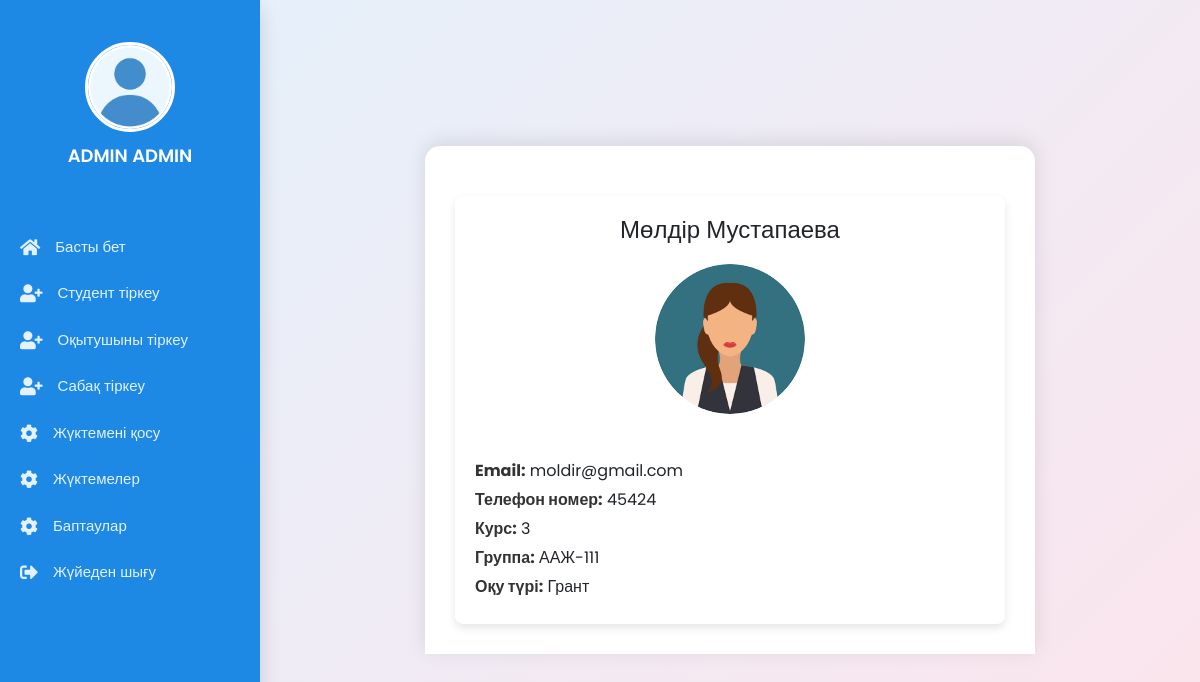
Before: /user/5/ (signed in) with the older database file.
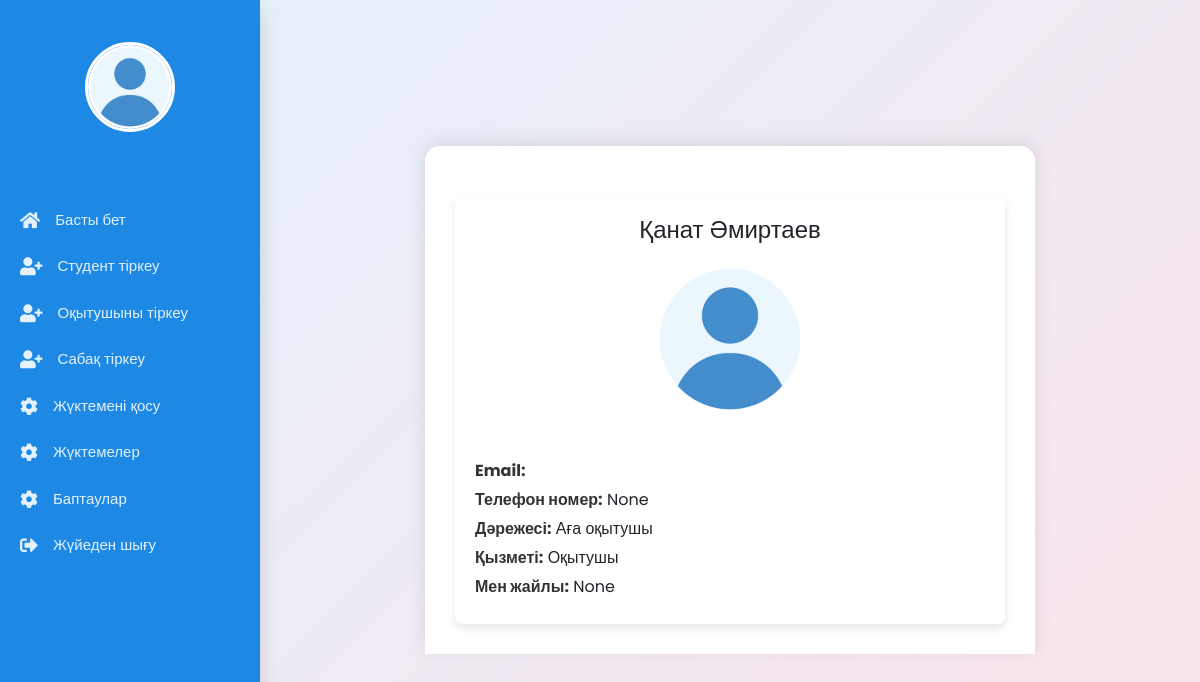
After: the same page with the newer database file.
### main/models.py (models this page shows, shortened)
class CustomUser(AbstractUser):
    is_student = models.BooleanField(default=False)
    is_teacher = models.BooleanField(default=False)
    rate = models.DecimalField(
        max_digits=3,
        decimal_places=2,
        choices=[
            (1.00, 'Толық'),
            (0.50, '0.5'),
            (0.25, '0.25')
        ],
        default=1.00,
        blank=True,
        null=True,
        verbose_name='Ставка'
    )
    img = models.ImageField('foto', upload_to="profile/", blank=True, null=True)
    data = models.DateField('tygan kyn', blank=True, null=True)
    about_me  = models.TextField('ozim jaily', blank=True, null=True)
    email = models.EmailField('email', blank=True, null=True, )
    telefon = models.CharField('telefon', blank=True, null=True, max_length=20)
    addres1 = models.CharField('meken-jai-1', blank=True, null=True, max_length=100)
    addres2 = models.CharField('meken-jai-2', blank=True, null=True, max_length=100)
    ana = models.CharField('anasy aty', blank=True, null=True, max_length=100)
    ana_nomer = models.CharField('ana_telefon', blank=True, null=True, max_length=20)
    ake = models.CharField('akesy aty', blank=True, null=True, max_length=100)
    ake_nomer = models.CharField('ake_telefon', blank=True, null=True, max_length=20)
    kyrs = models.ForeignKey(Kyrs, on_delete=models.CASCADE, verbose_name='kyrs', blank=True, null=True )
    toby = models.ForeignKey(Toby, on_delete=models.CASCADE, verbose_name='toby', blank=True, null=True)
    oku_tury = models.ForeignKey(Oky_tury, on_delete=models.CASCADE, verbose_name='oky_tury', blank=True, null=True)
    dareje = models.ForeignKey(Dareje, on_delete=models.CASCADE, verbose_name='dareje', blank=True, null=True)
    kyzmet = models.ForeignKey(Kyzmet, on_delete=models.CASCADE, verbose_name='kyzmet', blank=True, null=True)
    sabak = models.ManyToManyField(Kyrs, verbose_name='sabak', related_name='custom_user_sabaks')
    user_permissions = models.ManyToManyField(
        Permission,
        verbose_name=_('user permissions'),
        blank=True,
        related_name='customuser_permissions',
        related_query_name='customuser_permission',
    )
    groups = models.ManyToManyField(
        Group,
        verbose_name=_('groups'),
        blank=True,
        related_name='customuser_groups',
        related_query_name='customuser_group',
    )

class Kyrs(models.Model):
    name = models.CharField(verbose_name='name', max_length=100)
    def __str__(self):
        return self.name

class Toby(models.Model):
    name = models.CharField(verbose_name='name', max_length=100)
    def __str__(self):
        return self.name

class Oky_tury(models.Model):
    name = models.CharField(verbose_name='name', max_length=100)
    def __str__(self):
        return self.name

class Dareje(models.Model):
    name = models.CharField(verbose_name='name', max_length=100)
    def __str__(self):
        return self.name

class Kyzmet(models.Model):
    name = models.CharField(verbose_name='name', max_length=100)
    def __str__(self):
        return self.name

### main/views.py (the view)
# urls.py: path('user/<int:user_id>/', views.user, name='user'),
def user(request, user_id):
    user = get_object_or_404(CustomUser, id=user_id)
    kurator = Toby_kurator.objects.filter(kurator=request.user, group = user.toby)
    return render(request, 'main/user.html', {'users': user,'kurator' : kurator})

### main/templates/main/user.html (shortened to what this page needs)
{% extends 'main/profile.html' %}
{% load static %}
{% block link %}<link rel="stylesheet" href="https://stackpath.bootstrapcdn.com/bootstrap/4.5.2/css/bootstrap.min.css">
{% endblock link %}
{% block main %}
     <section class="main-course1">
             <div class="profile-container">
        <h1>{{ users.first_name }} {{ users.last_name }}</h1>
        {% if users.img %}
        <img src="{{ users.img.url }}" alt="{{ users.first_name }} {{ users.last_name }}">
        {% else %}
        <img src="{% static 'img/images.png' %}" alt="Default Image">
        {% endif %}
        <p><strong>Email:</strong> {{ users.email }}</p>
        <p><strong>Телефон номер:</strong> {{ users.telefon }}</p>
        {% if users.is_student == True %}
            <p><strong>Курс:</strong> {{ users.kyrs }}</p>
            <p><strong>Группа:</strong> {{ users.toby }}</p>
            <p><strong>Оқу түрі:</strong> {{ users.oku_tury }}</p>
        {% elif users.is_teacher == True %}
            <p><strong>Дәрежесі:</strong> {{ users.dareje }}</p>
            <p><strong>Қызметі:</strong> {{ users.kyzmet }}</p>
            <p><strong>Мен жайлы:</strong> {{ users.about_me }}</p>
        {% endif %}
    </div>
          </section>
{% endblock main %}

### main/templates/main/profile.html (shortened to what this page needs)
<span style="font-family: verdana, geneva, sans-serif;"><!DOCTYPE html>
{% load static %}
    <html lang="en">
    <head>
      <link rel="stylesheet" href="{% static 'css/style-index1.css' %}">
      {% block link %}{% endblock link %}
      <link rel="stylesheet" href="https://cdnjs.cloudflare.com/ajax/libs/font-awesome/5.15.4/css/all.min.css"/>
    </head>
    <body>
      <div class="container1">
        <nav class="nav1">
          <ul>
            <li>
                <a href="{% url 'user'  user.id %}" class="logo">
                    {% if user.img %}
                        <img src="{{ user.img.url }}" alt="{{ user.first_name }} {{ user.last_name }}">
                    {% else %}
                        <img src="{% static 'img/images.png' %}" alt="Default Image">
                    {% endif %}
                    <span class="nav-item">{{ user.first_name }} {{ user.last_name }}</span>
                    <br>
                </a>
            </li>
            <li><a href="{% url 'profile' %}" class="{% if request.path == '/profile/' %}active1{% endif %}" >
              <i class="fas fa-home"></i>
              <span class="nav-item1 ">Басты бет</span>
            </a></li>
              {% if user.is_teacher == True %}
            <li><a href="{% url 'lek_pr' %}" class="{% if request.path == '/lek_pr/' %}active1{% endif %}">
              <i class="fas fa-tasks"></i>
              <span class="nav-item1">Пәндер тізімі</span>
            </a></li>
              {% elif user.is_student == True  %}
            <li><a href="{% url 'student_sabak' %}" class="{% if request.path == '/student_sabak/' %}active1{% endif %}">
              <i class="fas fa-tasks"></i>
              <span class="nav-item1">Пәндер тізімі</span>
            </a></li>
              {% else %}
              <li><a href="{% url 'register_student' %}" class="{% if request.path == '/register_student/' %}active1{% endif %}">
              <i class="fas fa fa-user-plus"></i>
              <span class="nav-item1 ">Студент тіркеу</span>
            </a></li>
            <li><a href="{% url 'register_teacher' %}" class="{% if request.path == '/register_teacher/' %}active1{% endif %}">
              <i class="fas fa fa-user-plus"></i>
              <span class="nav-item1">Оқытушыны тіркеу</span>
            </a></li>
            <li><a href="{% url 'sabak_top' %}" class="{% if request.path == '/sabak_top/' %}active1{% endif %}">
              <i class="fas fa fa-user-plus"></i>
              <span class="nav-item1 ">Сабақ тіркеу</span>
            </a></li>
                                        <li><a href="{% url 'zhukteme_create' %}"
                             class="{% if request.path == '/zhukteme_create/' %}active1{% endif %}">
              <i class="fas fa-cog"></i>
              <span class="nav-item1">Жүктемені қосу</span>
            </a></li>
                                <li><a href="{% url 'zhukteme_list' %}"
                             class="{% if request.path == '/zhukteme_list/' %}active1{% endif %}">
              <i class="fas fa-cog"></i>
              <span class="nav-item1">Жүктемелер</span>
            </a></li>
              {% endif %}
            <li><a href="{% url 'profile_update' %}" class="{% if request.path == '/profile_update/' %}active1{% endif %}">
              <i class="fas fa-cog"></i>
              <span class="nav-item1">Баптаулар</span>
            </a></li>
            <li><a href="{% url 'logout' %}" class=""  class="logout">
              <i class="fas fa-sign-out-alt"></i>
              <span class="nav-item1">Жүйеден шығу</span>
            </a></li>
          </ul>
        </nav>
        <section class="main1">
    {% block main %}{% endblock main %}
</section>
      </div>
    </body>
    </html></span>

Changed rows visible on the page:
no longer on this page (row edited): CustomUser: first_name "ADMIN", last_name "ADMIN"
changed CustomUser: first_name "Мөлдір" → "Қанат"; last_name "Мустапаева" → "Әмиртаев"; telefon "45424" → "None"; is_student True → False (drawn); dareje (not shown) → "Аға оқытушы"; kyzmet (not shown) → "Оқытушы"; about_me (not shown) → "None"; img: picture removed; email "moldir@gmail.com" → (not shown); kyrs "3" → (not shown); toby "ААЖ-111" → (not shown); oku_tury "Грант" → (not shown)
Other visible differences:
text no longer shown: "Курс: Группа: Оқу түрі:"
text now shown: "Дәрежесі: Қызметі: Мен жайлы:"
